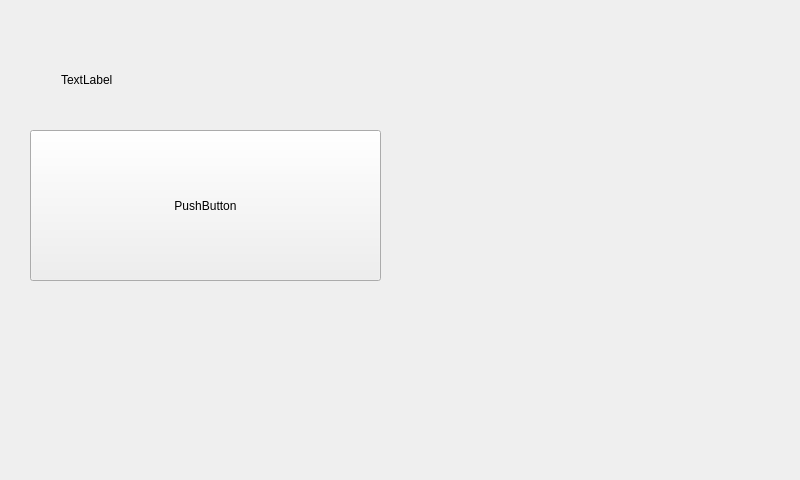
<?xml version="1.0" encoding="UTF-8"?>
<ui version="4.0">
 <class>MainWindow</class>
 <widget class="QMainWindow" name="MainWindow">
  <property name="geometry">
   <rect>
    <x>0</x>
    <y>0</y>
    <width>800</width>
    <height>480</height>
   </rect>
  </property>
  <property name="windowTitle">
   <string>MainWindow</string>
  </property>
  <widget class="QWidget" name="centralWidget">
   <widget class="QWidget" name="verticalLayoutWidget">
    <property name="geometry">
     <rect>
      <x>50</x>
      <y>30</y>
      <width>531</width>
      <height>80</height>
     </rect>
    </property>
    <layout class="QVBoxLayout" name="verticalLayout">
     <item>
      <spacer name="horizontalSpacer">
       <property name="orientation">
        <enum>Qt::Horizontal</enum>
       </property>
       <property name="sizeHint" stdset="0">
        <size>
         <width>40</width>
         <height>20</height>
        </size>
       </property>
      </spacer>
     </item>
     <item>
      <widget class="QLabel" name="label">
       <property name="text">
        <string>TextLabel</string>
       </property>
      </widget>
     </item>
    </layout>
   </widget>
   <widget class="QPushButton" name="pushButton">
    <property name="geometry">
     <rect>
      <x>30</x>
      <y>130</y>
      <width>351</width>
      <height>151</height>
     </rect>
    </property>
    <property name="text">
     <string>PushButton</string>
    </property>
   </widget>
  </widget>
 </widget>
 <layoutdefault spacing="6" margin="11"/>
 <resources/>
 <connections/>
</ui>
